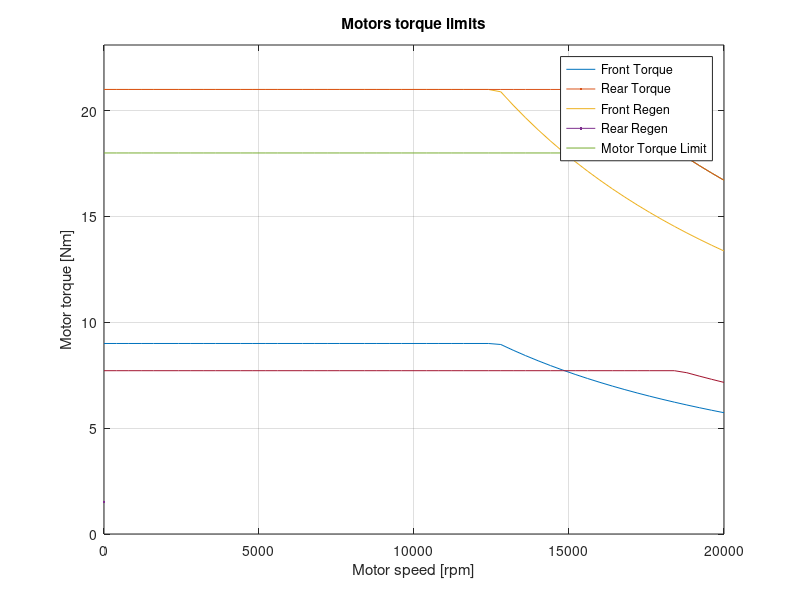
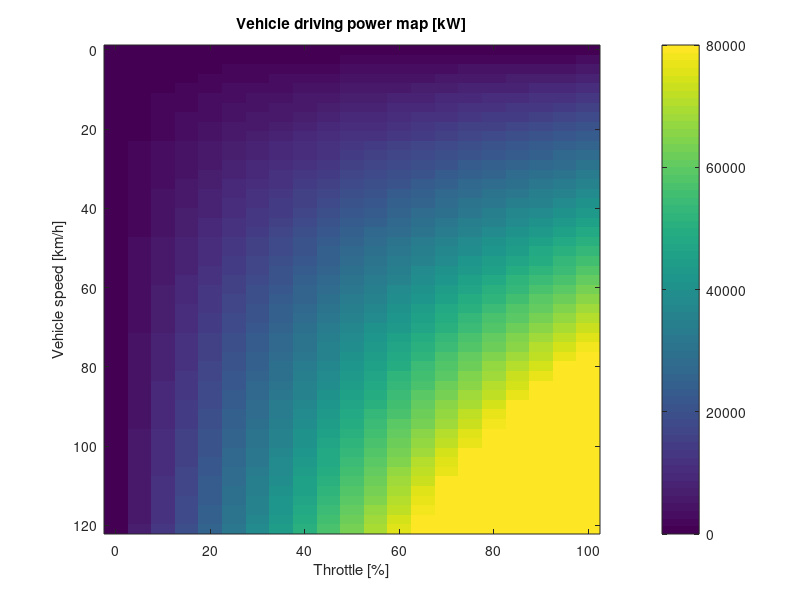
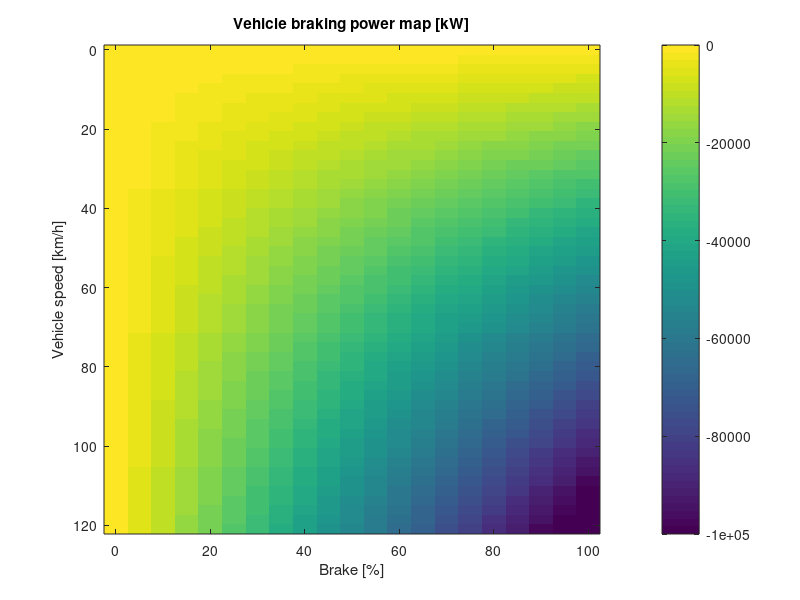
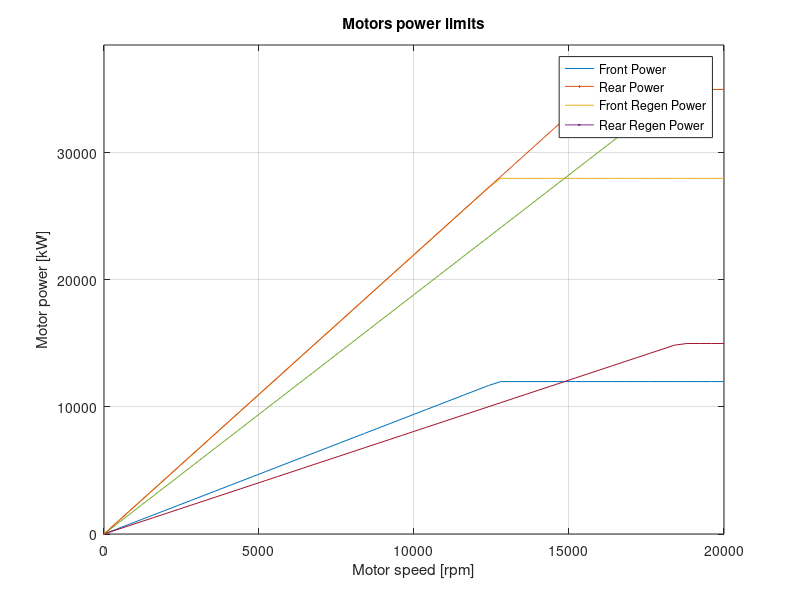

MATLAB code to generate these figures, in order:
clear all; close all; clc;
% Script dedicato al calcolo delle mappe per i motori elettrici AMK

%% Parametri del motore AMK

% Limiti massimi
mot.limit.Tmax = 21; % Coppia massima del motore [Nm] 
mot.limit.wmax = 20000; % Velocità massima del motore [rpm]
mot.limit.Pmax = 35000; % Potenza elettrica massima del motore [W]

% Valori nominali 
mot.rated.Tn = 9.8; % Coppia nominale [Nm]
mot.rated.wn = 12000; % Velocità nominale [rpm]
mot.rated.Pn = 12300; % Potenza nominale del motore [W]

%% Parametri del veicolo
vehicle.limit.Pmax = 80000; % Limite di potenza del veicolo [W]
vehicle.setup.torqueDistribution = 0.7; % Rear axle torque distribution []

% Parametri coppia di trazione
vehicle.setup.Torque = 21; % Limite di coppia impostato sul veicolo [Nm]
vehicle.setup.Power = 80000; % Limite di potenza impostato sul veicolo [W]
vehicle.setup.frontTorqueFactor = (1-vehicle.setup.torqueDistribution)/vehicle.setup.torqueDistribution;

% Parametri di Regen
vehicle.setup.RegenTorque = 18; % Limite di coppia impostato sul veicolo [Nm]
vehicle.setup.regenDistribution = 0.7;
vehicle.setup.rearRegenFactor = (1-vehicle.setup.regenDistribution)/vehicle.setup.regenDistribution;

% Parametri meccanici 
vehicle.param.wheelRadius = 0.2032; % Raggio nominale della ruota [m]
vehicle.param.gearRatio = 1/12.667; % Gear ratio between motor and wheel
%% Generazione delle mappe
nPoints = 51; % Numero di punti della mappa
nPointsPedals = 21;% Numero di punti in cui discretizzare acceleratore e freno
speedVector = linspace(0,mot.limit.wmax,nPoints); % Asse delle velocità utilizzato nelle mappe [rpm]
vehicleSpeedVector = speedVector * pi/30 * vehicle.param.wheelRadius * vehicle.param.gearRatio; % Velocità del veicolo [m/s]
TorqueRear = zeros(nPoints,nPointsPedals); % Vettore di coppia per asse rear [Nm]
throttleVector = linspace(0,1,nPointsPedals); % Discretizzazione acceleratore
brakeVector = throttleVector; % Discretizzazione freno

TorqueLimit = zeros(nPoints,1); % Vettore di coppia limite per i motori [Nm]
PowerLimit = zeros(nPoints,1); % Vettore di potenza limite per i motori [kW]
%% Calcolo delle mappe (HP: Distribuzione di coppia = Distribuzione di potenza)
PowerMotor_R = zeros(nPoints,nPointsPedals);

% Mappa accelerazione
for ispeed = 1:nPoints
    TorqueLimit(ispeed) = mot.limit.Pmax / (speedVector(ispeed) * pi/30);
    TorqueLimit(ispeed) = min(mot.limit.Tmax , TorqueLimit(ispeed));
    PowerLimit(ispeed) = TorqueLimit(ispeed) * (speedVector(ispeed) * pi/30);
    for ipedal = 1:nPointsPedals
        if speedVector(ispeed) ~= 0
            TorqueRear(ispeed,ipedal) = vehicle.setup.Power / (speedVector(ispeed) *(pi/30) *2*(1 + vehicle.setup.frontTorqueFactor));
            TorqueRear(ispeed,ipedal) = min(TorqueRear(ispeed,ipedal), vehicle.setup.Torque * throttleVector(ipedal));
        else
            TorqueRear(ispeed,ipedal) = vehicle.setup.Torque * throttleVector(ipedal);
        end
         PowerMotor_R(ispeed,ipedal) = speedVector(ispeed) * TorqueRear(ispeed,ipedal) * pi/30;
    end
end

TorqueFront = TorqueRear * vehicle.setup.frontTorqueFactor;
PowerMotor_F = PowerMotor_R * vehicle.setup.frontTorqueFactor;
PowerTOT = (PowerMotor_R + PowerMotor_F)*2;

vehicle.vicrt.frontMap = 1000 * TorqueFront; % Mappa di coppia al front [N*mm]
vehicle.vicrt.rearMap = 1000 * TorqueRear; % Mappa di coppia al rear [N*mm]

% Mappa regen
TorqueFrontRegen = zeros(nPoints,nPointsPedals); % Vettore di coppia di regen asse front [Nm]
PowerMotor_F_Regen = zeros(nPoints,nPointsPedals);

for ispeed = 1:nPoints
    for ipedal = 1:nPointsPedals
        if speedVector(ispeed) ~= 0
            TorqueFrontRegen(ispeed,ipedal) = mot.limit.Pmax / (speedVector(ispeed) * pi/30);
            TorqueFrontRegen(ispeed,ipedal) = min(TorqueFrontRegen(ispeed,ipedal), vehicle.setup.RegenTorque * throttleVector(ipedal));
        else
            TorqueFrontRegen(ispeed,ipedal) = vehicle.setup.RegenTorque *throttleVector(ipedal);
        end
        PowerMotor_F_Regen(ispeed,ipedal) = - speedVector(ispeed) * TorqueFrontRegen(ispeed,ipedal) * pi/30;
    end
end

TorqueRearRegen = TorqueFrontRegen * vehicle.setup.rearRegenFactor ;
PowerMotor_R_Regen = PowerMotor_F_Regen * vehicle.setup.rearRegenFactor;
PowerTOTRegen = 2 * (PowerMotor_R_Regen + PowerMotor_F_Regen);

vehicle.vicrt.frontMapRegen = 1000 * TorqueFrontRegen; % Mappa di coppia di regen al front [N*mm]
vehicle.vicrt.rearMapRegen = 1000 * TorqueRearRegen; % Mappa di coppia di regen al rear [N*mm]

%% Plot
figure(1)
plot(speedVector, TorqueFront(:,nPointsPedals), LineWidth=1.5);
hold on;
plot(speedVector, TorqueRear(:,nPointsPedals), LineWidth=1.5);
plot(speedVector, TorqueFrontRegen(:,nPointsPedals), LineWidth=1.5, LineStyle="--");
plot(speedVector, TorqueRearRegen(:,nPointsPedals), LineWidth=1.5, LineStyle="--")
plot(speedVector, TorqueLimit, LineWidth=1.5, LineStyle=":");
grid on;
ylim([0, mot.limit.Tmax*1.1]);
hold off;
legend({"Front Torque" "Rear Torque" "Front Regen" "Rear Regen" "Motor Torque Limit"});
xlabel("Motor speed [rpm]");
ylabel("Motor torque [Nm]");
title("Motors torque limits");
 
figure(2)
imagesc(throttleVector * 100 ,vehicleSpeedVector * 3.6, PowerTOT);
colorbar;
xlabel("Throttle [%]");
ylabel("Vehicle speed [km/h]");
title("Vehicle driving power map [kW]");

figure(3)
imagesc(brakeVector* 100,vehicleSpeedVector * 3.6, PowerTOTRegen);
colorbar;
xlabel("Brake [%]");
ylabel("Vehicle speed [km/h]");
title("Vehicle braking power map [kW]");

figure(4)
plot(speedVector, PowerMotor_F(:,nPointsPedals), LineWidth=1.5);
hold on;
plot(speedVector, PowerMotor_R(:,nPointsPedals), LineWidth=1.5);
plot(speedVector, abs(PowerMotor_F_Regen(:,nPointsPedals)), LineWidth=1.5, LineStyle="--");
plot(speedVector, abs(PowerMotor_R_Regen(:,nPointsPedals)), LineWidth=1.5, LineStyle="--");
plot(speedVector, PowerLimit, LineWidth=1.5, LineStyle=":");
grid on;
ylim([0, mot.limit.Pmax * 1.1]);
hold off;
legend({"Front Power" "Rear Power" "Front Regen Power" "Rear Regen Power"});
xlabel("Motor speed [rpm]");
ylabel("Motor power [kW]");
title("Motors power limits");
